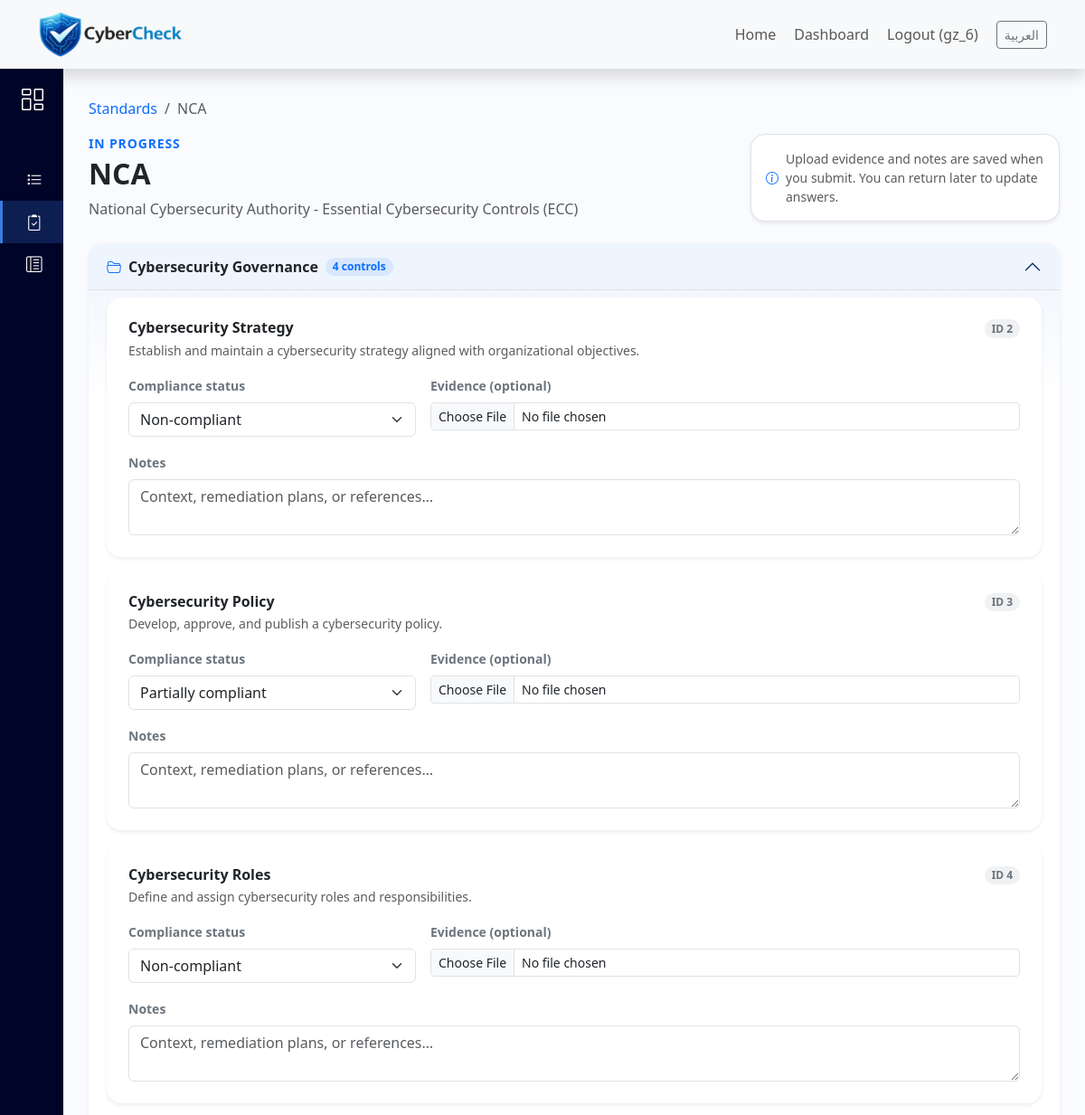
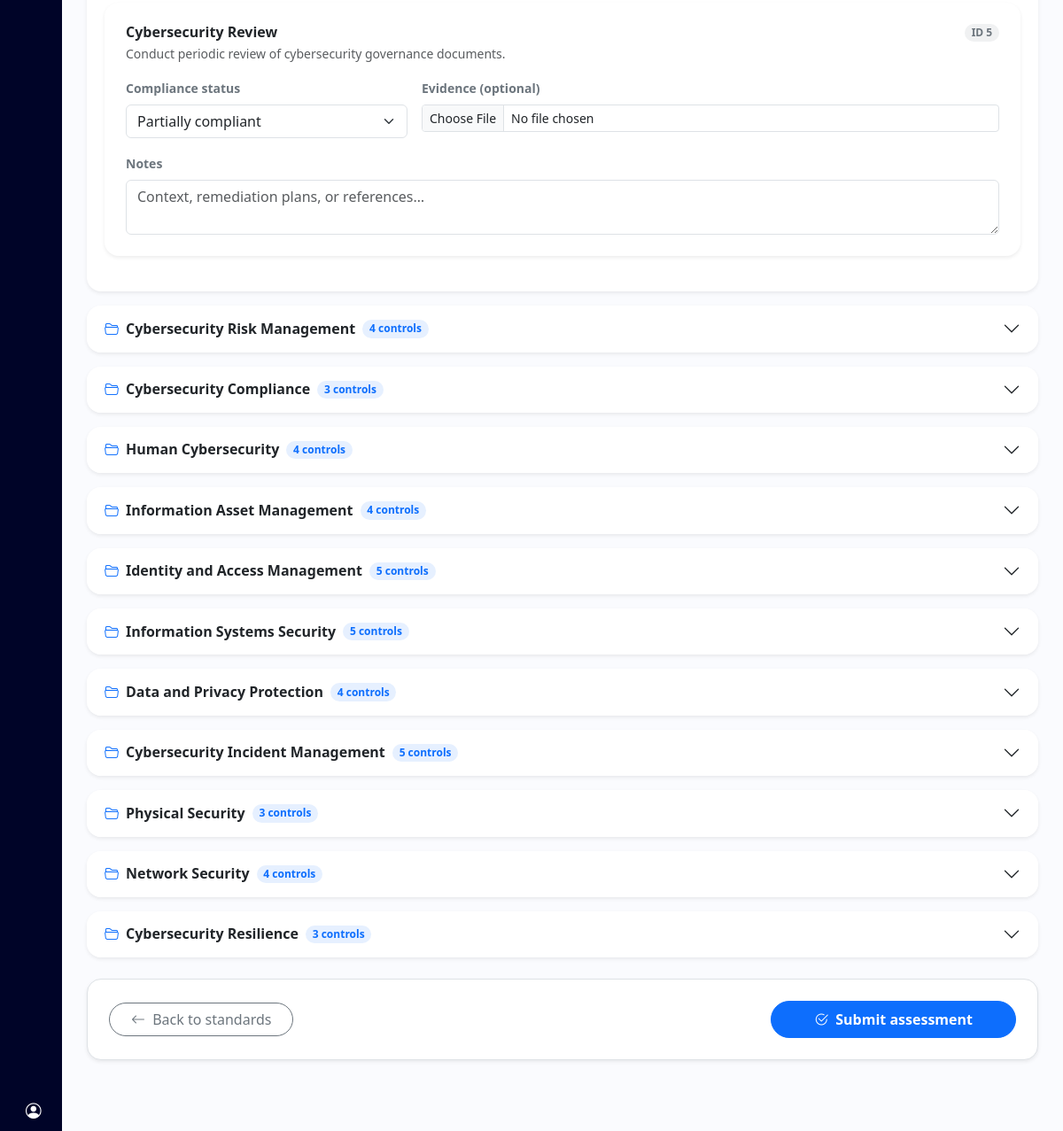
Page /assessment/2 (signed in) on the committed database (2 pictures, top to bottom).
### compliance/models.py (models this page shows, shortened)
class Standard(models.Model):
    name = models.CharField(max_length=200)
    description = models.TextField()

class Domain(models.Model):
    standard = models.ForeignKey(Standard, on_delete=models.CASCADE)
    name = models.CharField(max_length=200)

class Control(models.Model):
    domain = models.ForeignKey(Domain, on_delete=models.CASCADE)
    title = models.CharField(max_length=200)
    description = models.TextField()

### compliance/views.py (the view, shortened to what this page needs)
# urls.py: path('assessment/<int:standard_id>', views.assessment, name='assessment'),
@login_required
def assessment(request, standard_id):
    standard = get_object_or_404(Standard, id=standard_id)
    return render(
        request,
        'compliance/assessment.html',
        _assessment_page_context(standard, request.user),
    )

### compliance/templatetags/compliance_extras.py (called while the page is built)
@register.filter
def get_item(dictionary, key):
    return dictionary.get(key)

### compliance/views.py (called while the page is built)
def _assessment_page_context(standard, user):
    domains = Domain.objects.filter(standard=standard)
    controls = Control.objects.filter(domain__standard=standard)
    previous = AssessmentResult.objects.filter(
        user=user,
        control__in=controls,
    )
    previous_map = {r.control_id: r for r in previous}
    return {
        'standard': standard,
        'domains': domains,
        'previous_map': previous_map,
    }

### templates/compliance/assessment.html (shortened to what this page needs)
{% extends "compliance/base_compliance.html" %}
{% load compliance_extras i18n %}
{% block compliance_assessment_active %}active{% endblock %}
{% block compliance_report_href %}{% url 'results' standard.id %}{% endblock %}
{% block compliance_content %}
            <nav aria-label="breadcrumb" class="mb-3">
                <ol class="breadcrumb mb-0 small">
                    <li class="breadcrumb-item"><a href="{% url 'standards' %}" class="text-decoration-none">{% trans "Standards" %}</a></li>
                    <li class="breadcrumb-item active" aria-current="page">{{ standard.name }}</li>
                </ol>
            </nav>
            <div class="row mb-4 align-items-start">
                <div class="col-lg-8">
                    <p class="text-uppercase small fw-semibold text-primary mb-1" style="letter-spacing: 0.06em;">{% trans "In progress" %}</p>
                    <h1 class="h2 mb-2 fw-semibold">{{ standard.name }}</h1>
                    <p class="text-muted mb-0 lead fs-6">{{ standard.description }}</p>
                </div>
                <div class="col-lg-4 mt-3 mt-lg-0">
                    <div class="rounded-4 p-3 border bg-white shadow-sm">
                        <div class="d-flex align-items-center gap-2 text-muted small">
                            <i class="bi bi-info-circle text-primary"></i>
                            <span>{% trans "Upload evidence and notes are saved when you submit. You can return later to update answers." %}</span>
                        </div>
                    </div>
                </div>
            </div>
            <form method="post" enctype="multipart/form-data" class="assessment-form">
                <div class="accordion assessment-accordion" id="assessmentDomains">
                    {% for domain in domains %}
                    <div class="accordion-item border-0 shadow-sm mb-3 rounded-4 overflow-hidden">
                        <h2 class="accordion-header" id="heading-{{ domain.id }}">
                            <button class="accordion-button {% if not forloop.first %}collapsed{% endif %} fw-semibold py-3" type="button" data-bs-toggle="collapse" data-bs-target="#collapse-{{ domain.id }}" aria-expanded="{% if forloop.first %}true{% else %}false{% endif %}" aria-controls="collapse-{{ domain.id }}">
                                <i class="bi bi-folder2-open text-primary me-2"></i>
                                {{ domain.name }}
                                <span class="badge bg-primary bg-opacity-10 text-primary ms-2 rounded-pill">{{ domain.control_set.count }} {% trans "controls" %}</span>
                            </button>
                        </h2>
                        <div id="collapse-{{ domain.id }}" class="accordion-collapse collapse {% if forloop.first %}show{% endif %}" aria-labelledby="heading-{{ domain.id }}">
                            <div class="accordion-body bg-opacity-50 pt-2 pb-4" style="background: linear-gradient(180deg, rgba(59,125,221,0.06) 0%, transparent 120px);">
                                {% for control in domain.control_set.all %}
                                {% with prev=previous_map|get_item:control.id %}
                                <div class="card assessment-control-card border-0 shadow-sm rounded-4 mb-3">
                                    <div class="card-body p-4">
                                        <div class="d-flex flex-wrap gap-2 align-items-start justify-content-between mb-3">
                                            <div>
                                                <h2 class="h6 fw-semibold mb-1">{{ control.title }}</h2>
                                                <p class="text-muted small mb-0">{{ control.description }}</p>
                                            </div>
                                            <span class="badge rounded-pill bg-secondary bg-opacity-10 text-secondary align-self-start">{% trans "ID" %} {{ control.id }}</span>
                                        </div>
                                        <div class="row g-3">
                                            <div class="col-md-6 col-lg-4">
                                                <label class="form-label small fw-semibold text-secondary" for="status_{{ control.id }}">{% trans "Compliance status" %}</label>
                                                <select name="status_{{ control.id }}" id="status_{{ control.id }}" class="form-select" required>
                                                    <option value="partial" {% if prev and prev.status == 'partial' %}selected{% endif %}>{% trans "Partially compliant" %}</option>
                                                    <option value="non_compliant" {% if prev and prev.status == 'non_compliant' %}selected{% endif %}>{% trans "Non-compliant" %}</option>
                                                </select>
                                            </div>
                                            <div class="col-md-6 col-lg-8">
                                                <label class="form-label small fw-semibold text-secondary" for="evidence_{{ control.id }}">{% trans "Evidence (optional)" %}</label>
                                                <input type="file" name="evidence_{{ control.id }}" id="evidence_{{ control.id }}" class="form-control form-control-sm">
                                            </div>
                                            <div class="col-12">
                                                <label class="form-label small fw-semibold text-secondary" for="notes_{{ control.id }}">{% trans "Notes" %}</label>
                                                <textarea name="notes_{{ control.id }}" id="notes_{{ control.id }}" class="form-control" rows="2" placeholder="{% trans 'Context, remediation plans, or references…' %}">{% if prev %}{{ prev.notes }}{% endif %}</textarea>
                                            </div>
                                        </div>
                                    </div>
                                </div>
                                {% endwith %}
                                {% endfor %}
                            </div>
                        </div>
                    </div>
                    {% endfor %}
                </div>
                <div class="d-flex flex-column flex-sm-row justify-content-between align-items-stretch align-items-sm-center gap-3 mt-4 mb-5 p-4 bg-white rounded-4 shadow-sm border">
                    <a href="{% url 'standards' %}" class="btn btn-outline-secondary rounded-pill px-4 order-2 order-sm-1">
                        <i class="bi bi-arrow-left me-1"></i> {% trans "Back to standards" %}
                    </a>
                    {% if domains %}
                    <button type="submit" class="btn btn-primary rounded-pill px-5 py-2 fw-semibold order-1 order-sm-2">
                        <i class="bi bi-check2-circle me-2"></i>{% trans "Submit assessment" %}
                    </button>
                    {% endif %}
                </div>
            </form>
{% endblock %}

### templates/compliance/base_compliance.html (shortened to what this page needs)
{% load static i18n %}
{% get_current_language as LANGUAGE_CODE %}
<!DOCTYPE html>
<html lang="{{ LANGUAGE_CODE }}" dir="{% if LANGUAGE_CODE == 'ar' %}rtl{% else %}ltr{% endif %}">
<head>
    <link rel="stylesheet" href="{% static 'css/DB.css' %}">
    {% if LANGUAGE_CODE == 'ar' %}
    <link href="https://cdn.jsdelivr.net/npm/bootstrap@5.3.2/dist/css/bootstrap.rtl.min.css" rel="stylesheet">
    {% else %}
    <link href="https://cdn.jsdelivr.net/npm/bootstrap@5.3.2/dist/css/bootstrap.min.css" rel="stylesheet">
    {% endif %}
    <link href="https://cdn.jsdelivr.net/npm/bootstrap-icons@1.11.3/font/bootstrap-icons.css" rel="stylesheet">
</head>
<body class="{% if LANGUAGE_CODE == 'ar' %}lang-ar{% endif %}">
<nav class="navbar navbar-expand navbar-light bg-light static-top shadow">
    <div class="container">
        <a class="navbar-brand" href="/"><img src="{% static 'images/logo.png' %}" height="50" alt="{% trans 'CyberCheck' %}"></a>
        <div class="collapse navbar-collapse justify-content-end align-items-center">
            <ul class="navbar-nav align-items-center flex-row flex-wrap gap-1">
                <li class="nav-item"><a class="nav-link" href="/">{% trans "Home" %}</a></li>
                <li class="nav-item"><a class="nav-link" href="/dashboard">{% trans "Dashboard" %}</a></li>
                <li class="nav-item"><a class="nav-link" href="/logout">{% trans "Logout" %} ({{ user.username }})</a></li>
                <li class="nav-item">{% include "includes/language_switcher.html" %}</li>
            </ul>
        </div>
    </div>
</nav>
<div class="wrapper">
    <aside id="sidebar">
        <div class="d-flex">
            <button id="toggle-btn" type="button" aria-label="{% trans 'Toggle sidebar' %}">
                <i class="bi bi-columns-gap"></i>
            </button>
        </div>
        <ul class="sidebar-nav">
            <li class="sidebar-item">
                <a href="/dashboard" class="sidebar-link">
                    <i class="bi bi-list-task"></i>
                </a>
            </li>
            <li class="sidebar-item">
                <a href="{% url 'standards' %}" class="sidebar-link {% block compliance_assessment_active %}{% endblock %}">
                    <i class="bi bi-clipboard2-check"></i>
                </a>
            </li>
            <li class="sidebar-item">
                <a href="{% block compliance_report_href %}{% url 'reports' %}{% endblock %}" class="sidebar-link {% block compliance_report_active %}{% endblock %}">
                    <i class="bi bi-layout-text-sidebar-reverse"></i>
                </a>
            </li>
        </ul>
        <div class="sidebar-footer">
            <a href="/dashboard" class="sidebar-link">
                <i class="bi bi-person-circle"></i>
            </a>
        </div>
    </aside>
    <div class="main p-3">
        <div class="container-fluid py-2 py-md-3">
            {% block compliance_content %}{% endblock %}
        </div>
    </div>
</div>
</body>
</html>

### static/css/DB.css (style rules this page uses)
a { text-decoration: none; }
li { list-style: none; }
h1 { font-weight: 600; font-size: 1.5rem; }
body { font-family: 'Poppins', sans-serif; }
.wrapper { display: flex; }
.main { min-height: 100vh; width: 100%; overflow: hidden; transition: all 0.35s ease-in-out; background-color: #fafbfe; }
#sidebar { width: 70px; min-width: 70px; z-index: 1000; transition: all 0.25s ease-in-out; display: flex; flex-direction: column; background: #000428; }
#toggle-btn { background: transparent; cursor: pointer; border: 0; padding: 1rem 1.5rem; }
#toggle-btn i { font-size: 1.5rem; color: #fff; }
.sidebar-nav { padding: 2rem 0; flex: 1 1 auto; }
a.sidebar-link { padding: 0.625rem 1.625rem; color: #fff; display: block; font-size: 0.9rem; white-space: nowrap; border-left: 3px solid transparent ; }
.sidebar-link i { font-size: 1.1rem; margin-right: 0.75rem; }
a.sidebar-link.active { background: rgba(59, 125, 221, 0.22); border-left: 3px solid #3b7ddd; }
.sidebar-item { position: relative; }
.assessment-control-card { border-left: 4px solid #3b7ddd !important; }
.assessment-accordion .accordion-button:not(.collapsed) { background: rgba(59, 125, 221, 0.08); color: inherit; }

### rows in the picture
Standard: name "NCA", description "National Cybersecurity Authority - Essential Cybersecurity Controls (ECC)"
Domain: name "Cybersecurity Governance", control_set.count "4"
Control: title "Cybersecurity Strategy", description "Establish and maintain a cybersecurity strategy aligned with organizational objectives.", id "2", id "Non-compliant", id "Context, remediation plans, or references…"
Control: title "Cybersecurity Policy", description "Develop, approve, and publish a cybersecurity policy.", id "3", id "Partially compliant", id "Context, remediation plans, or references…"
Control: title "Cybersecurity Roles", description "Define and assign cybersecurity roles and responsibilities.", id "4", id "Non-compliant", id "Context, remediation plans, or references…"
Control: title "Cybersecurity Review", description "Conduct periodic review of cybersecurity governance documents.", id "5", id "Partially compliant", id "Context, remediation plans, or references…"
Domain: name "Cybersecurity Risk Management", control_set.count "4"
Domain: name "Cybersecurity Compliance", control_set.count "3"
Domain: name "Human Cybersecurity", control_set.count "4"
Domain: name "Information Asset Management", control_set.count "4"
Domain: name "Identity and Access Management", control_set.count "5"
Domain: name "Information Systems Security", control_set.count "5"
Domain: name "Data and Privacy Protection", control_set.count "4"
Domain: name "Cybersecurity Incident Management", control_set.count "5"
Domain: name "Physical Security", control_set.count "3"
Domain: name "Network Security", control_set.count "4"
Domain: name "Cybersecurity Resilience", control_set.count "3"

### other values in the picture
{{ user.username }} "gz_6"
